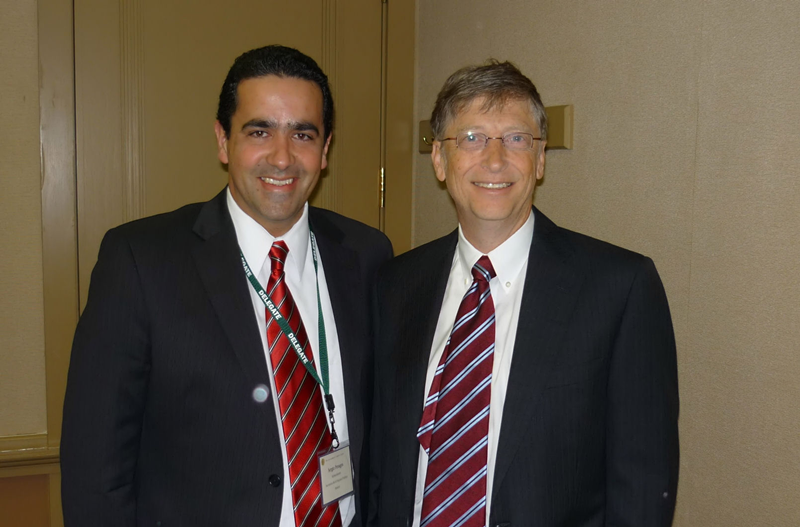
#> input picture 17machineLearning/01机器学习实践指针/05图像处理/billall1.png, 800 x 527 px, given in place of p1-1.png, which was not available
$ python '03图像分类.py'   (Python 2 division)
#> lines starting #> are read from the running program, lines starting #| are printed output that depends on the picture; pictures that were not available may be replaced by others from this repository, and a replacement may not be noted
#!/usr/bin/env python
#-*- coding: utf-8 -*-

#算法描述:
        #把图像上的点分为不同的子集 这些子集往往属于隔离的点,连续的曲线或则
        #连续的曲线或则连续读的区域 将这些点按区域组成子集 提取子集的特征
            #后 将每个子集的特征作为图像的一个特征项来进行计算

    #1 样本特征 设图像分为m个区域 每个区域有n个像素 每个像素都在图像矩阵
            #中以红 绿 蓝来表示 且区域特征计算方式为
                #区域特征码= (红色分量均值,绿色分量均值,蓝色均值)
            #那么 样本特征码矩阵为3 m  即3行m列  3行为红绿蓝
                #每列为各分量的区域特征码

    #2 类别特征码  这里为每个类准备了3个样本(学习的) 类别特征的计算方式为
        #类别特征码 = (3个样本红色分量均值,3ge样本绿色均值,3ge样本蓝色均值)
                    #将RGB 连接为一个向量 就是该类的特征值


        #计算出类别特征后 算法对样本学习完毕 当有未知图像需要分类是 首先
            #计算其图像的样本特征 然后将样本特征和类别特征映射为高位空间的
            #向量,最后计算这两个向量的余弦相似度 选择余弦相似度最大的类别
            #为未知图像对象的类别

#9-7.py
#余弦距离识别图片类型
import numpy as np

import cv2


print u'正在处理中'


w_fg=20
h_fg=15
picflag=3   #每一类中有3个样本
def readpic(fn):
    #返回图片特征码    分区只是简单 分一下   分为几个格子  每个格子就一个区
#> called with fn = 'p1-1.png'
    fnimg = cv2.imread(fn)
#> fnimg is the input picture: shape (527, 800, 3); mean B, G, R 66.8, 82.2, 95.3
    img=cv2.resize(fnimg,(800,600))
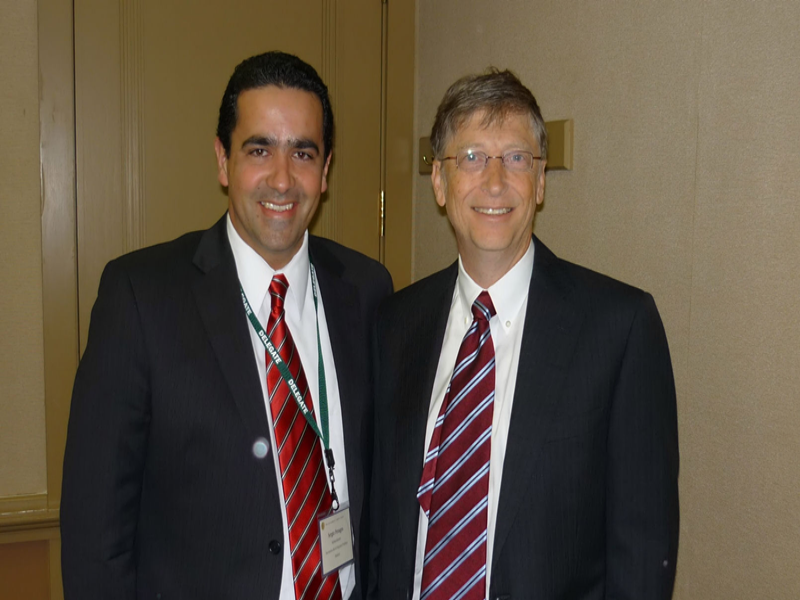
#> img: shape (600, 800, 3); mean B, G, R 66.8, 82.1, 95.2
    w=img.shape[1]
#> w = 800
    h=img.shape[0]
#> h = 600
    w_interval=w/w_fg
#> w_interval = 40
    h_interval=h/h_fg
#> h_interval = 40
    alltz=[]
    alltz.append([])
    alltz.append([])
    alltz.append([])
    for now_h in xrange(0,h,h_interval):
        for now_w in xrange(0,w,w_interval):
            b = img[now_h:now_h+h_interval,now_w:now_w+w_interval,0]
            g = img[now_h:now_h+h_interval,now_w:now_w+w_interval,1]
            r = img[now_h:now_h+h_interval,now_w:now_w+w_interval,2]
            btz=np.mean(b)
            gtz=np.mean(g)
            rtz=np.mean(r)
            alltz[0].append(btz)
            alltz[1].append(gtz)
            alltz[2].append(rtz)
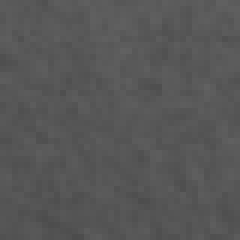
#> b: shape (40, 40) (shown 6 times larger); min 76, max 97, mean 87.1
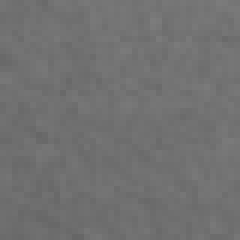
#> g: shape (40, 40) (shown 6 times larger); min 102, max 124, mean 113.1
    return alltz

def get_cossimi(x,y):
    myx=np.array(x)
    myy=np.array(y)
    cos1=np.sum(myx*myy)
    cos21=np.sqrt(sum(myx*myx))
    cos22=np.sqrt(sum(myy*myy))
    return cos1/float(cos21*cos22)

#x和d样本初始化
train_x =[] #保存这每类的特征值
d=[]

#读取图片，提取每类图片的特征
for ii in xrange(1,picflag+1):
    smp_x=[]
    b_tz=np.array([0,0,0])
    g_tz=np.array([0,0,0])
    r_tz=np.array([0,0,0])
    mytz=np.zeros((3,w_fg*h_fg))
    for jj in xrange(1,3):
        fn='p'+str(ii)+'-'+str(jj)+'.png'
        tmptz=readpic(fn)
        mytz+=np.array(tmptz)
    mytz/=3
    train_x.append(mytz[0].tolist()+mytz[1].tolist()+mytz[2].tolist())
#> pass 2 of the loop `for ii in xrange(1,picflag+1):`:
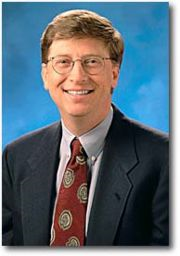
#> input picture 17machineLearning/01机器学习实践指针/05图像处理/billtest.png, 180 x 256 px, given in place of p2-1.png, which was not available
#> in readpic, fnimg is the input picture: shape (256, 180, 3); mean B, G, R 117.8, 106.9, 91.7
#> in readpic (call 3), `img=cv2.resize(fnimg,(800,600))`:
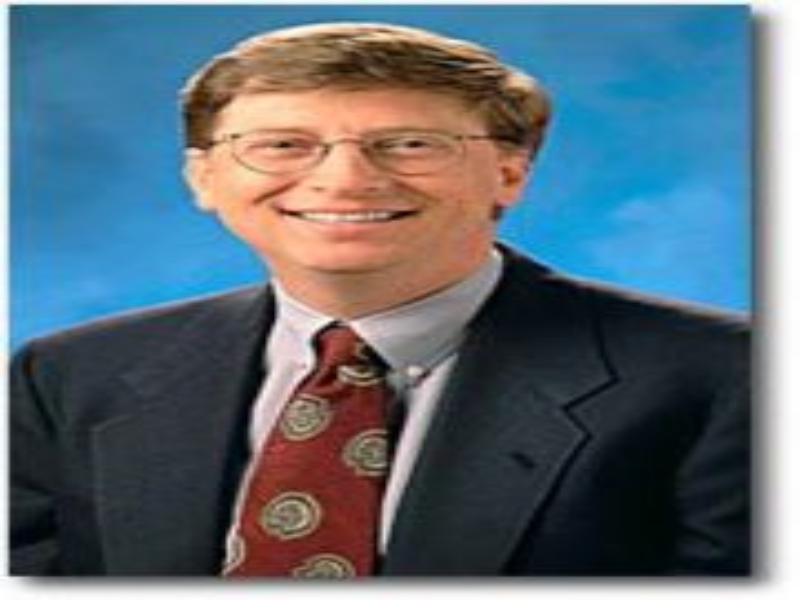
#> img: shape (600, 800, 3); mean B, G, R 117.7, 106.8, 91.6
#> after the loop in readpic (call 3), `for now_h in xrange(0,h,h_interval):`:
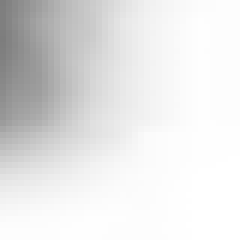
#> b: shape (40, 40) (shown 6 times larger); min 125, max 255, mean 228.6
#> (the run stopped early here; a loop or call above may not have finished)
